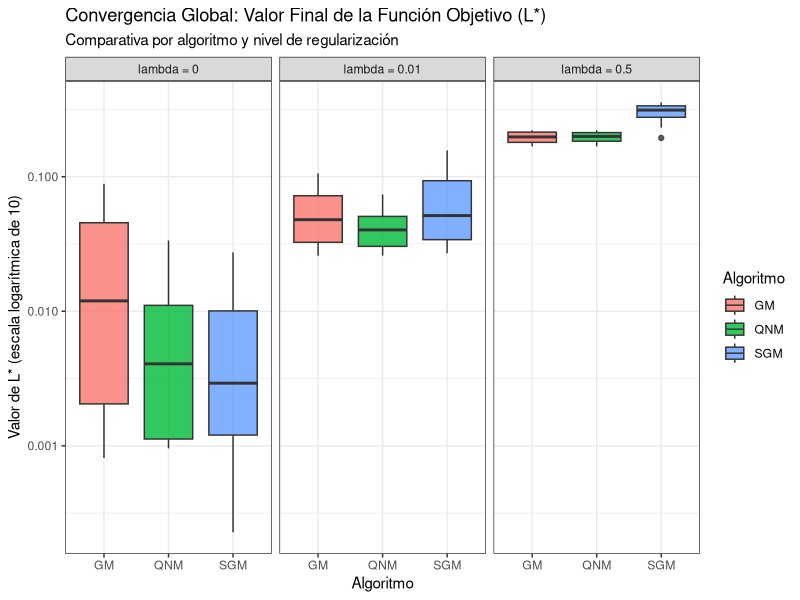
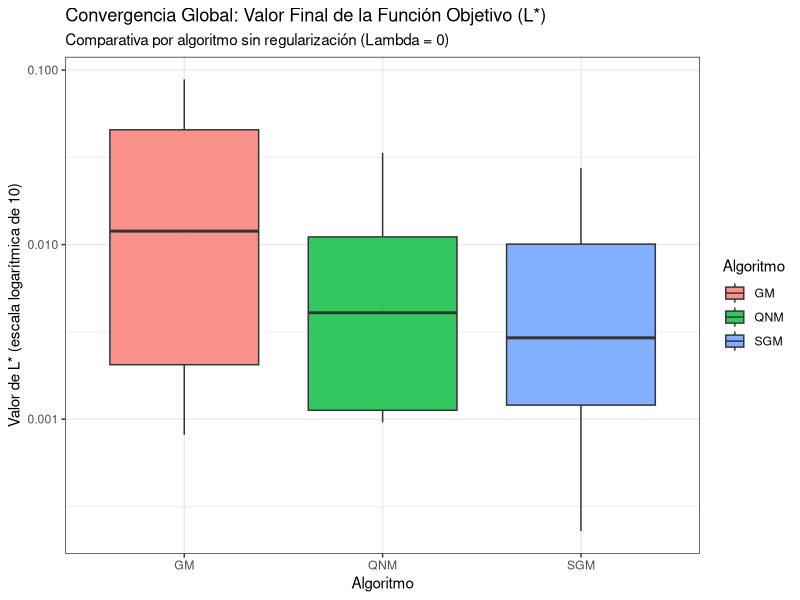
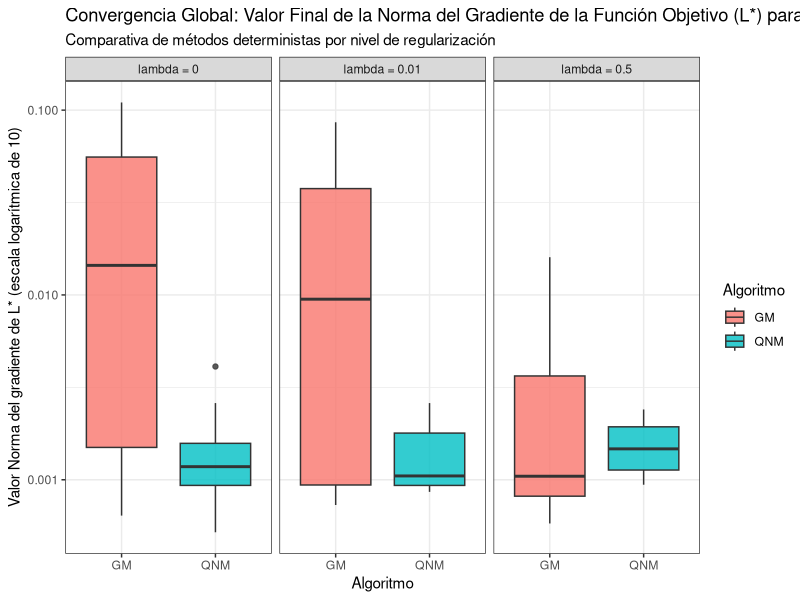
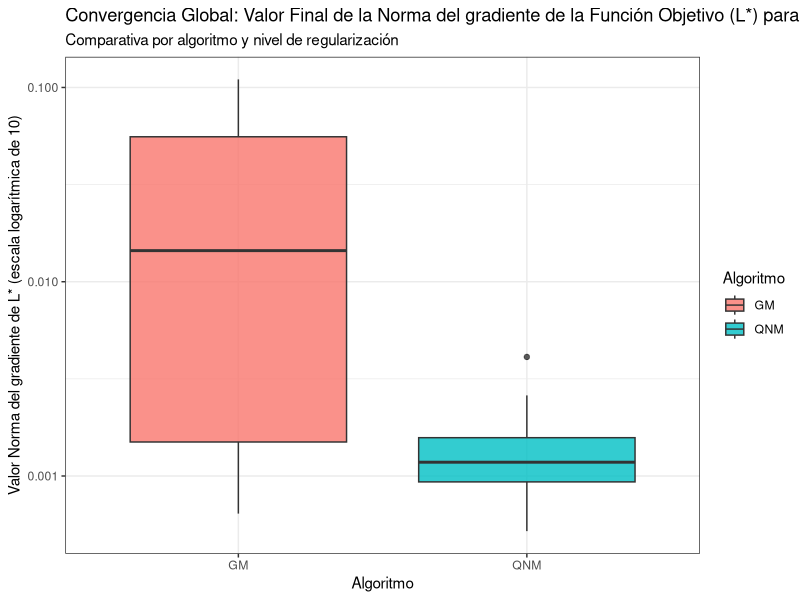
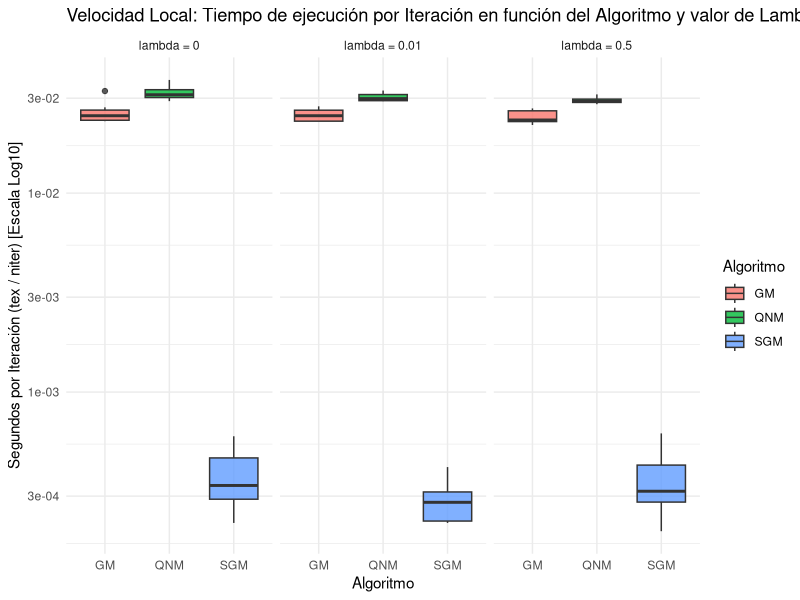
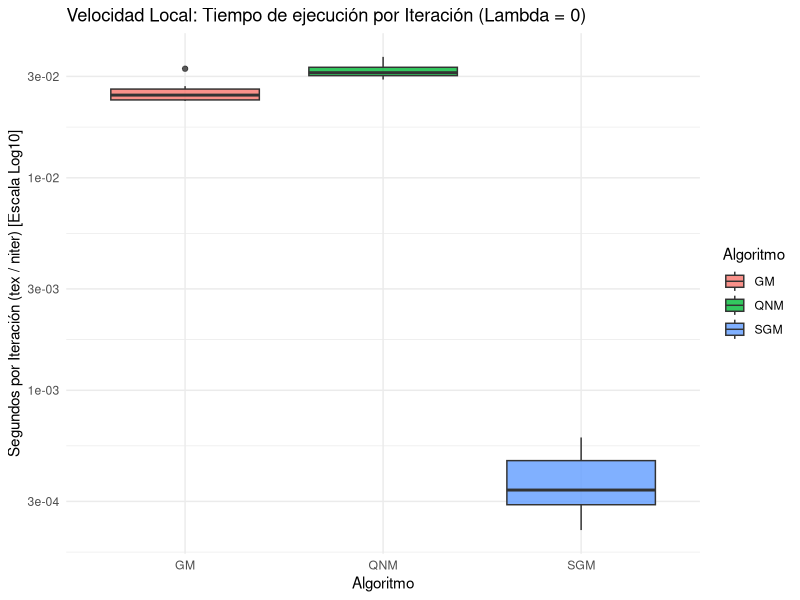
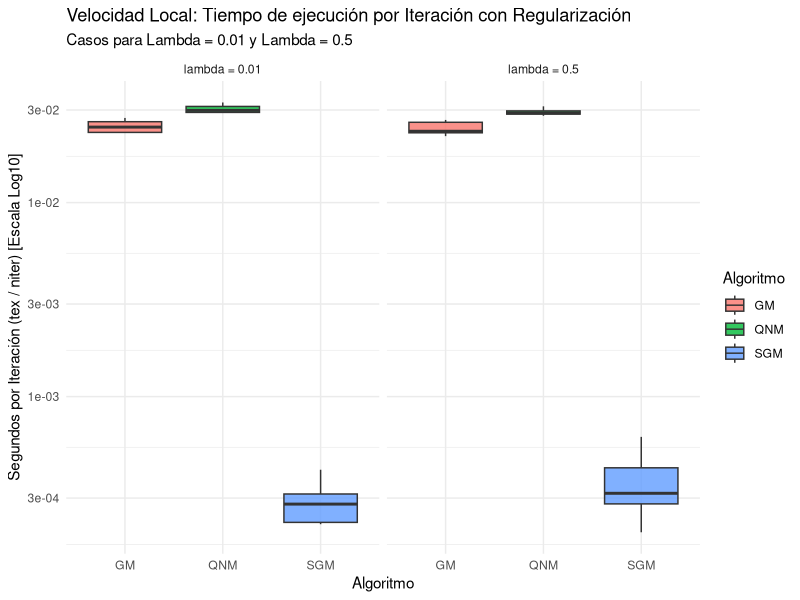
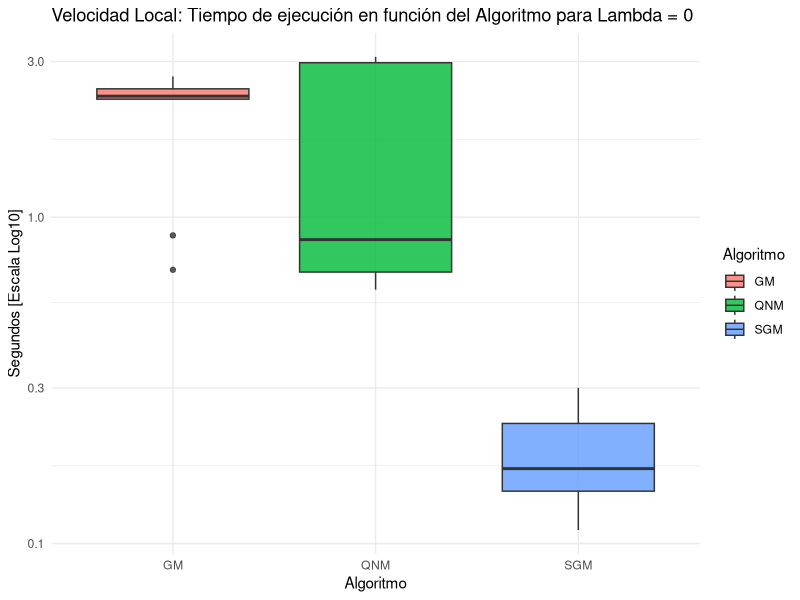

Write R code to recreate these figures, in order.
library(dplyr)
library(ggplot2)
library(tidyr)
library(ggbeeswarm)

# Cargar los datos
df <- read.csv("uo_nn_batch.csv", sep=";", header = TRUE, strip.white=TRUE)

# Renombrar columnas para evitar problemas con los espacios del CSV original
datos_slnn <- df %>% 
  mutate(num_target = n,lambda =la, iter_epoc=iter.epoc,L_star = L., ngL_star =ngL.) %>%
  select(num_target,lambda,isd,iter_epoc,mbatch,L_star,ngL_star,tex,tr_acc,te_acc) %>% 
  mutate(
    # Asignar nombres a los algoritmos
    method = case_when(
      isd == 1 ~ "GM",
      isd == 3 ~ "QNM",
      isd == 7 ~ "SGM"
    ),
    method = factor(method, levels = c("GM", "QNM", "SGM")),
    num_target = as.factor(num_target),
    lambda = as.factor(lambda),
    niter = case_when(
      isd < 7 ~ iter_epoc,
      isd >=7 ~ mbatch / iter_epoc,
    ),
    tex_niter = tex / niter,
    niter = as.integer(niter)) %>% 
  select(num_target,lambda,method,niter,tex_niter,L_star,ngL_star,tex,tr_acc,te_acc)

# Calcular la media de te_acc por método para lambda = 0
(media_te_acc_L0 <- datos_slnn %>%
  filter(lambda == 0) %>%
  group_by(method) %>%
  summarise(
    mean_te_acc = mean(te_acc, na.rm = TRUE),
    .groups = "drop"
  ))
#mirar que hizo unai y arreglar gráficas
#mejorar graficas de unai y cambiar cosas por mi dataset, add grafico de NAN's para QNM + graficos en funcion de digito

# ---------------------------------------------------------
# GRÁFICO 1: Convergencia Global (L*) [Para apartado 1.a y 2.a]
# ---------------------------------------------------------
# Usamos escala logarítmica (log10) porque los valores de L* ahora serán muy pequeños.
# Separamos los 3 valores de Lambda en paneles (facet_wrap).

(grafica_conv_glob <- ggplot(datos_slnn, aes(x = method, y = L_star, fill = method)) +
  geom_boxplot(alpha = 0.8) +
  facet_wrap(~ lambda, labeller = as_labeller(function(x) paste("lambda =", x))) +
  scale_y_log10() + # Escala logarítmica vital para ver diferencias en L*
  theme_bw() +
  labs(title = "Convergencia Global: Valor Final de la Función Objetivo (L*)",
       subtitle = "Comparativa por algoritmo y nivel de regularización",
       x = "Algoritmo",
       y = "Valor de L* (escala logarítmica de 10)",
       fill = "Algoritmo"))

(grafica_conv_glob_L0 <- ggplot(datos_slnn %>% filter(lambda == 0), aes(x = method, y = L_star, fill = method)) +
  geom_boxplot(alpha = 0.8) +
  scale_y_log10() + # Escala logarítmica vital para ver diferencias en L*
  theme_bw() +
  labs(title = "Convergencia Global: Valor Final de la Función Objetivo (L*)",
       subtitle = "Comparativa por algoritmo sin regularización (Lambda = 0)",
       x = "Algoritmo",
       y = "Valor de L* (escala logarítmica de 10)",
       fill = "Algoritmo"))

#Norma de GL
(grafica_norm_grad <- ggplot(datos_slnn %>% filter(method != "SGM"), aes(x = method, y = ngL_star, fill = method)) +
  geom_boxplot(alpha = 0.8) +
  facet_wrap(~ lambda, labeller = as_labeller(function(x) paste("lambda =", x))) +
  scale_y_log10() + # Escala logarítmica vital para ver diferencias
  theme_bw() +
  labs(title = "Convergencia Global: Valor Final de la Norma del Gradiente de la Función Objetivo (L*) para todos los casos de Lambda",
       subtitle = "Comparativa de métodos deterministas por nivel de regularización",
       x = "Algoritmo",
       y = "Valor Norma del gradiente de L* (escala logarítmica de 10)",
       fill = "Algoritmo"))

(grafica_norm_grad_L0 <- ggplot(datos_slnn %>% filter(lambda == 0, method != "SGM"), aes(x = method, y = ngL_star, fill = method)) +
  geom_boxplot(alpha = 0.8) +
  scale_y_log10() + # Escala logarítmica vital para ver diferencias en L*
  theme_bw() +
  labs(title = "Convergencia Global: Valor Final de la Norma del gradiente de la Función Objetivo (L*) para Lambda = 0",
       subtitle = "Comparativa por algoritmo y nivel de regularización",
       x = "Algoritmo",
       y = "Valor Norma del gradiente de L* (escala logarítmica de 10)",
       fill = "Algoritmo"))


ggsave(filename = "grafica_conv_glob.pdf", 
       plot = grafica_conv_glob, 
       width = 10, height = 5, units = "in")

ggsave(filename = "grafico_conv_glob_L0.pdf", 
       plot = grafica_conv_glob_L0, 
       width = 10, height = 5, units = "in")

ggsave(filename = "grafico_norm_grad.pdf", 
       plot = grafica_norm_grad, 
       width = 10, height = 5, units = "in")

ggsave(filename = "grafico_norm_grad_L0.pdf", 
       plot = grafica_norm_grad_L0, 
       width = 10, height = 5, units = "in")


# ---------------------------------------------------------
# GRÁFICO 2: Eficiencia Local (Tiempo por Iteración) [Para apartado 1.b]
# ---------------------------------------------------------
# También en escala logarítmica para poder ver la cajita del SGM.

(grafica_tiempo_ejecución <- ggplot(datos_slnn, aes(x = method, y = tex_niter, fill = method)) +
  geom_boxplot(alpha = 0.8) +
  scale_y_log10() +
  facet_wrap(~ lambda, labeller = as_labeller(function(x) paste("lambda =", x))) +
  theme_minimal() +
  labs(title = "Velocidad Local: Tiempo de ejecución por Iteración en función del Algoritmo y valor de Lambda",
       x = "Algoritmo",
       y = "Segundos por Iteración (tex / niter) [Escala Log10]",
       fill = "Algoritmo"))

(grafica_tiempo_ejecucion_L0 <- ggplot(datos_slnn %>% filter(lambda == 0), aes(x = method, y = tex_niter, fill = method)) +
  geom_boxplot(alpha = 0.8) +
  scale_y_log10() +
  theme_minimal() +
  labs(title = "Velocidad Local: Tiempo de ejecución por Iteración (Lambda = 0)",
       x = "Algoritmo",
       y = "Segundos por Iteración (tex / niter) [Escala Log10]",
       fill = "Algoritmo"))

(grafica_tiempo_ejecucion_Lmayor0 <- ggplot(datos_slnn %>% filter(lambda %in% c(0.01, 0.5)), aes(x = method, y = tex_niter, fill = method)) +
  geom_boxplot(alpha = 0.8) +
  scale_y_log10() +
  facet_wrap(~ lambda, labeller = as_labeller(function(x) paste("lambda =", x))) +
  theme_minimal() +
  labs(title = "Velocidad Local: Tiempo de ejecución por Iteración con Regularización",
       subtitle = "Casos para Lambda = 0.01 y Lambda = 0.5",
       x = "Algoritmo",
       y = "Segundos por Iteración (tex / niter) [Escala Log10]",
       fill = "Algoritmo"))

ggsave(filename = "grafico_tiempo_ejecucion.pdf", 
       plot = grafica_tiempo_ejecución, 
       width = 10, height = 5, units = "in")

ggsave(filename = "grafico_tiempo_ejecucion_L0.pdf", 
       plot = grafica_tiempo_ejecucion_L0, 
       width = 10, height = 5, units = "in")

ggsave(filename = "grafico_tiempo_ejecucion_Lmayor0.pdf", 
       plot = grafica_tiempo_ejecucion_Lmayor0, 
       width = 10, height = 5, units = "in")



#tamb se podría hacer uno para valroes de lambda concretos y uno general sin tener en cuenta lambda

#tiempo de ejecución
ggplot(datos_slnn %>% filter(lambda == 0), aes(x = method, y = tex, fill = method)) +
  geom_boxplot(alpha = 0.8) +
  scale_y_log10() +
  theme_minimal() +
  labs(title = "Velocidad Local: Tiempo de ejecución en función del Algoritmo para Lambda = 0",
       x = "Algoritmo",
       y = "Segundos [Escala Log10]",
       fill = "Algoritmo")

#Para todos los lambdas
ggplot(datos_slnn, aes(x = method, y = tex, fill = method)) +
  geom_boxplot(alpha = 0.8) +
  facet_wrap(~ lambda, labeller = as_labeller(function(x) paste("lambda =", x))) +
  scale_y_log10() +
  theme_minimal() +
  labs(title = "Velocidad Local: Tiempo de ejecución en función del Algoritmo y de Lambda",
       x = "Algoritmo",
       y = "Segundos [Escala Log10]",
       fill = "Algoritmo")

#num iteraciones
ggplot(datos_slnn %>% filter(lambda == 0), aes(x = method, y = niter, fill = method)) +
  geom_violin() +
  geom_beeswarm(
    size = 1.8,
    alpha = 0.7,
    priority = "density"
  ) +
  theme_minimal() +
  labs(title = "Velocidad Local: Número de Iteraciones en función del Algoritmo para Lambda = 0",
       x = "Algoritmo",
       y = "Número de Iteraciones",
       fill = "Algoritmo")

#Para todos los lambdas
ggplot(datos_slnn, aes(x = method, y = niter, fill = method)) +
  geom_violin() +
  geom_beeswarm(
    size = 1.8,
    alpha = 0.7,
    priority = "density"
  ) +
  facet_wrap(~ lambda, labeller = as_labeller(function(x) paste("lambda =", x))) +
  theme_minimal() +
  labs(title = "Velocidad Local: Número de Iteraciones en función del Algoritmo y de Lambda",
       x = "Algoritmo",
       y = "Número de Iteraciones",
       fill = "Algoritmo")
# ---------------------------------------------------------
# GRÁFICO 3: Precisión por Dígito (Lambda = 0) [Para apartado 1.c]
# ---------------------------------------------------------
datos_train_test <- datos_slnn %>%
  pivot_longer(cols = c(tr_acc, te_acc), names_to = "acc_type", values_to = "accuracy") %>%
  mutate(acc_type = factor(acc_type, levels = c("tr_acc", "te_acc"), labels = c("Training", "Test")))

# Comparamos Training vs Test para cada número para ver si la red sufre con el 8 o el 9.
(grafica_train_accuracy <- ggplot(datos_train_test %>% filter(lambda == 0,acc_type == "Training"), aes(x = num_target, y = accuracy, fill = method)) +
  geom_bar(stat = "identity", position = position_dodge(width = 0.8), width = 0.7) +
  #facet_wrap(~ acc_type) +
  theme_bw() +
  coord_cartesian(ylim = c(90, 100)) + # Hacemos "zoom" para no ver las barras desde 0
  labs(title = "Dependencia del Dígito: Precisión sin Regularización (Lambda = 0) Training",
       subtitle = "Evaluación de la dificultad intrínseca de cada número",
       x = "Dígito Objetivo",
       y = "Accuracy Train (%)",
       fill= "Algoritmo") +
  scale_fill_brewer(palette = "Accent"))

(grafica_test_accuracy <- ggplot(datos_train_test %>% filter(lambda == 0,acc_type == "Test"), aes(x = num_target, y = accuracy, fill = method)) +
  geom_bar(stat = "identity", position = position_dodge(width = 0.8), width = 0.7) +
  #facet_wrap(~ acc_type) +
  theme_bw() +
  coord_cartesian(ylim = c(90, 100)) + # Hacemos "zoom" para no ver las barras desde 0
  labs(title = "Dependencia del Dígito: Precisión sin Regularización (Lambda = 0) Test",
       subtitle = "Evaluación de la dificultad intrínseca de cada número",
       x = "Dígito Objetivo",
       y = "Accuracy Test (%)",
       fill= "Algoritmo") +
  scale_fill_brewer(palette = "Accent"))

ggsave(filename = "grafico_test_accuracy.pdf", 
       plot = grafica_test_accuracy, 
       width = 10, height = 5, units = "in")

ggsave(filename = "grafico_train_accuracy.pdf", 
       plot = grafica_train_accuracy, 
       width = 10, height = 5, units = "in")

# ---------------------------------------------------------
# GRÁFICO 4: Efecto de Lambda en la Precisión [Para apartado 2.b]
# ---------------------------------------------------------
# Calculamos la media de todos los dígitos para ver el efecto general del sobreajuste
datos_medias <- datos_train_test %>%
  group_by(method, lambda, acc_type) %>%
  summarise(mean_accuracy = mean(accuracy, na.rm = TRUE), .groups = 'drop')

(grafica_accuracy_lambda <- ggplot(datos_medias, aes(x = lambda, y = mean_accuracy, fill = method)) +
  geom_bar(stat = "identity", position = position_dodge(width = 0.8), width = 0.7) +
  facet_wrap(~ acc_type) +
  theme_bw() +
  coord_cartesian(ylim = c(70, 100)) +
  labs(title = "Efecto de la Regularización en la Accuracy Promedia",
       x = "Valor de Lambda",
       y = "Accuracy Promedia (%)") +
    scale_fill_brewer(palette = "Accent"))

ggsave(filename = "grafico_accuracy_lambda.pdf", 
       plot = grafica_accuracy_lambda, 
       width = 10, height = 5, units = "in")

# ---------------------------------------------------------
# GRÁFICO 5: Mas Efectos de Lambda: NA's 
# ---------------------------------------------------------

datos_na <- datos_slnn %>% mutate(
  has_na =case_when(
    rowSums(is.na(datos_slnn)) > 0 ~ 1,
    rowSums(is.na(datos_slnn)) <= 0 ~ 0
  )
) %>%
  select(lambda,method,has_na) %>% 
  group_by(method,lambda) %>% 
  summarise(n_missing = sum(has_na))


#Muestra cuantos missing values tienen los metodos en funcion de lambda
ggplot(datos_na, aes(x = method, y = n_missing, fill = method)) +
  geom_bar(stat = "identity", position = position_dodge(width = 0.8), width = 0.7) +
  facet_wrap(~ lambda, labeller = as_labeller(function(x) paste("lambda =", x))) +
  theme_bw() +
  labs(title = "Efecto de Lambda en los Missing Values",
       x = "Algoritmo",
       y = "Número de Missing Values",
       fill = "Algoritmo")


datos_na_numbers <- datos_slnn %>% mutate(
  has_na =case_when(
    rowSums(is.na(datos_slnn)) > 0 ~ 1,
    rowSums(is.na(datos_slnn)) <= 0 ~ 0
  )
) %>% 
  filter(method == "QNM",lambda != 0) %>%
  select(lambda,num_target,has_na) %>% 
  group_by(num_target,lambda) %>% 
  summarise(n_missing = sum(has_na))


#Muestra cuantos missing values tienen los numeros en funcion de lambda
ggplot(datos_na_numbers, aes(x = num_target, y = n_missing, fill = num_target)) +
  geom_bar(stat = "identity", position = position_dodge(width = 0.8), width = 0.7) +
  facet_wrap(~ lambda, labeller = as_labeller(function(x) paste("lambda =", x))) +
  theme_bw() +
  labs(title = "Efecto de Lambda en los Missing Values",
       x = "Algoritmo",
       y = "Número de Missing Values",
       fill = "Números")
